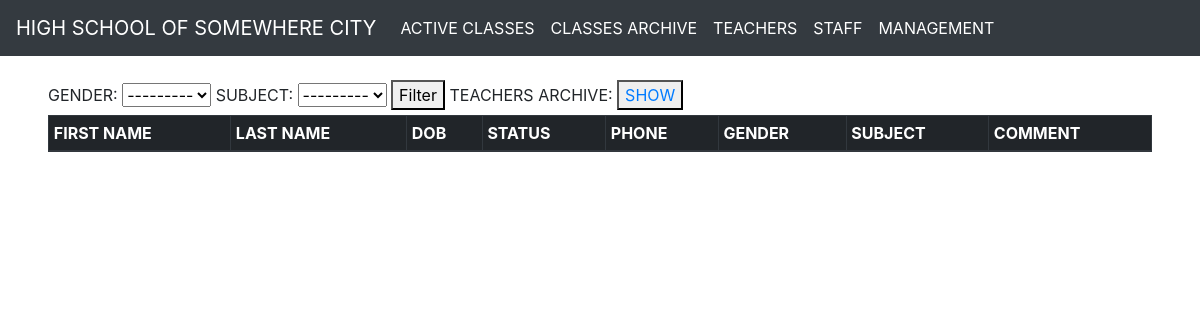
Page /teacher/archive/ on the earlier database version.
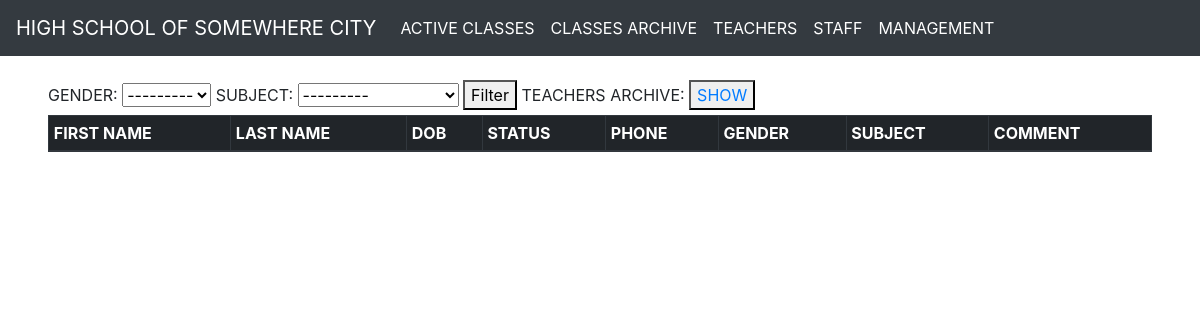
Same page on the later database version.
### apps/main/models.py (models this page shows)
class Gender(models.Model):
    gender_id = models.SmallAutoField(primary_key=True)
    name = models.CharField(max_length=6)
    def __str__(self):
        return self.name
    class Meta:
        db_table = "gender"

class Subject(models.Model):
    subject_id = models.SmallAutoField(primary_key=True)
    name = models.CharField(max_length=50)
    def __str__(self):
        return self.name
    class Meta:
        db_table = "subject"

### apps/main/views.py (the view)
# urls.py: path("teacher/archive/", TeacherList.as_view(), name="teacher_archive"),
class TeacherList(generic.ListView, utils.GeneralContext):
    queryset = Teacher.objects.select_related("gender", "subject").only(
        "first_name", "last_name", "date_of_birth", "is_classroom", "phone", "gender", "subject", "comment")
    template_name = "main/teacher_list.html"
    context_object_name = "teachers"
    def get_queryset(self):
        is_active = True
        if self.request.path == "/teacher/archive/":
            is_active = False
        qs = super().get_queryset().filter(is_active=is_active)
        if self.request.GET and not self.request.GET.get("page"):
            kwargs = {item: self.request.GET.get(item) for item in self.request.GET if self.request.GET.get(item)}
            qs = qs.filter(**kwargs)
        return qs
    def get_context_data(self, **kwargs):
        general_context = super().get_general_context()
        main_context = super().get_context_data(**kwargs)
        context = dict(list(general_context.items()) + list(main_context.items()))
        title = "Teachers"
        form = FilterForm()
        if self.request.path == "/teacher/archive/":
            title = "Teachers archive"
        context["title"] = title
        context["forms"] = form
        return context

### apps/main/forms.py
class FilterForm(forms.Form):
    gender = forms.ModelChoiceField(queryset=Gender.objects.all(), required=False, label="GENDER")
    subject = forms.ModelChoiceField(queryset=Subject.objects.all(), required=False, label="SUBJECT")
    year_of_foundation = forms.ChoiceField(choices=make_year_fields(SCHOOL_FOUNDATION_YEAR, class_years), required=False)
    classroom_teacher = forms.ModelChoiceField(queryset=Teacher.objects.all(), required=False, label="TEACHER")
    profession = forms.ModelChoiceField(queryset=Profession.objects.all(), required=False, label="PROFESSION")

### apps/main/utils.py (called while the page is built)
    def get_general_context(self, **kwargs):
        context = kwargs
        menu = main_menu.copy()
        context["menu"] = menu
        return context

### apps/main/templates/main/teacher_list.html (shortened to what this page needs)
{% extends 'main/base.html' %}
{% block content %}
<form method="GET">
    <label>GENDER: </label>
    {{forms.gender}}
    <label>SUBJECT: </label>
    {{forms.subject}}
    <button type="Submit">Filter</button>
    <label>TEACHERS ARCHIVE: </label>
    <button type="button"><a href="{% url 'teacher_archive' %}">SHOW</a></button>
</form>
<table class="table table-sm table-bordered">
    <thead class="thead-dark">
        <tr>
            <th scope="col">FIRST NAME</th>
            <th scope="col">LAST NAME</th>
            <th scope="col">DOB</th>
            <th scope="col">STATUS</th>
            <th scope="col">PHONE</th>
            <th scope="col">GENDER</th>
            <th scope="col">SUBJECT</th>
            <th scope="col">COMMENT</th>
        </tr>
    </thead>
</table>
<div class="pagination">
</div>
{% endblock content %}

Differences in the rows shown:
added Gender: gender "---------"
added Subject: subject "---------"
Other differences:
form field gender: "---------" → (not shown)
form field subject: "---------" → (not shown)
